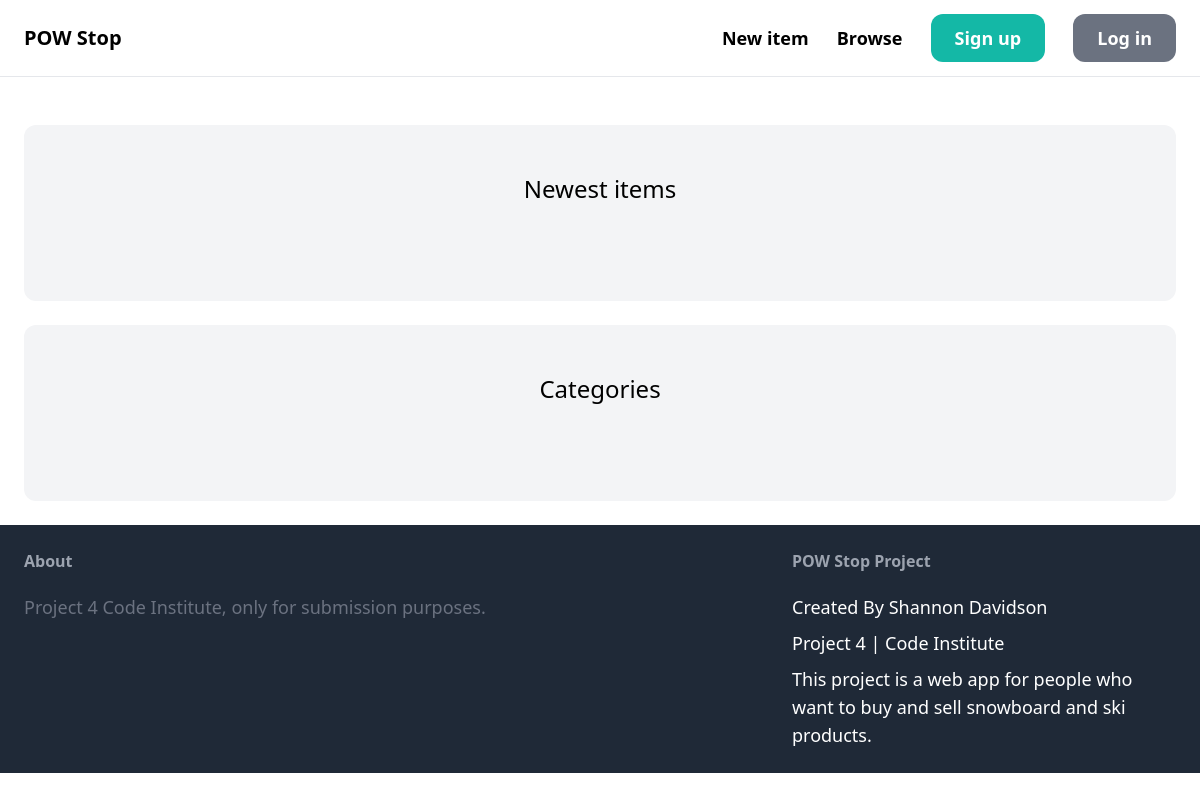
Before: / with the older database file.
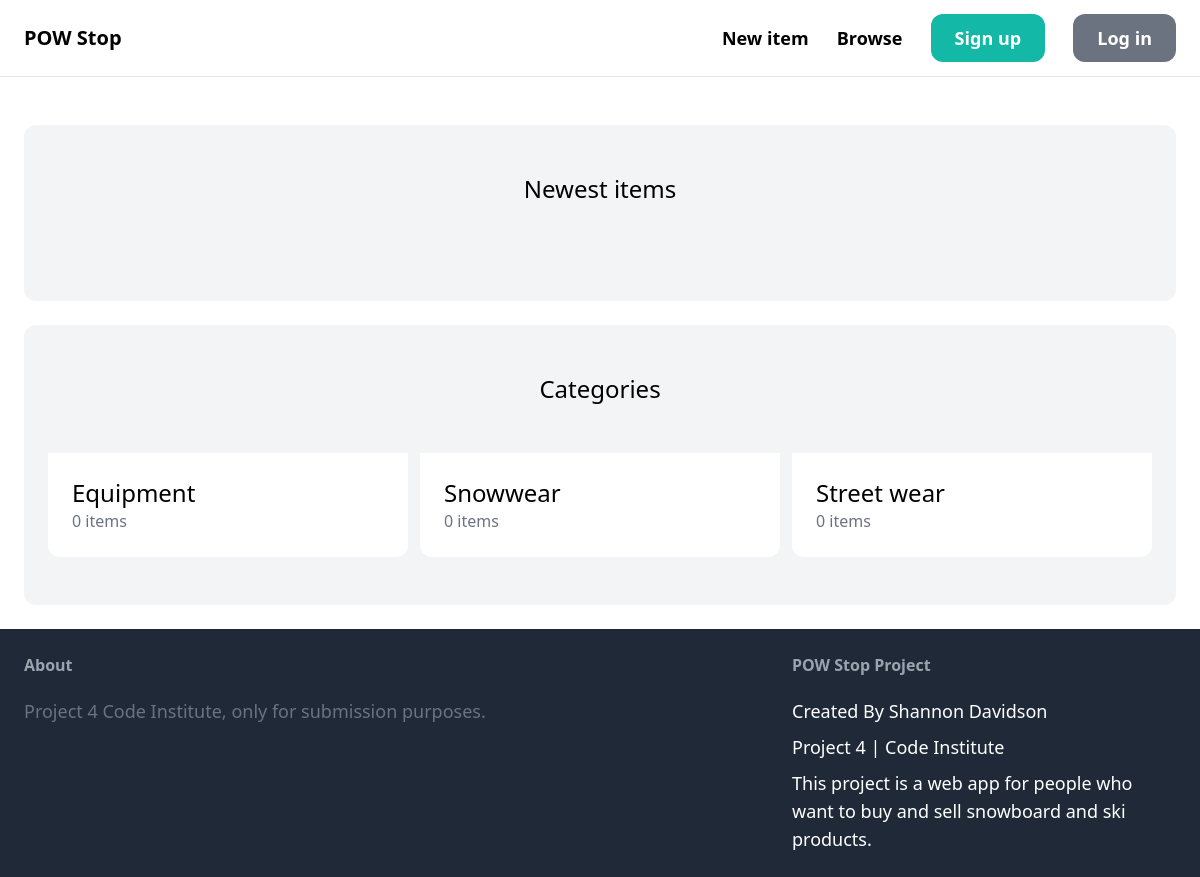
After: the same page with the newer database file.
### item/models.py (models this page shows, shortened)
class Category(models.Model):
    name = models.CharField(max_length=255)
    class Meta:
        ordering = ('name',)
        verbose_name_plural = 'Categories'

### core/views.py (the view)
# urls.py: path('', views.index, name='index'),
def index(request):
    items = Item.objects.filter(is_sold=False)[0:6]
    categories = Category.objects.all()
    return render(request, 'core/index.html', {
        'categories': categories,
        'items': items,
    })

### core/templates/core/index.html (shortened to what this page needs)
{% extends 'core/base.html' %}
{% block content %}
<div class="mt-6 px-6 py-12 bg-gray-100 rounded-xl">
    <h2 class="mb-12 text-2xl text-center">Newest items</h2>
</div>
<div class="mt-6 px-6 py-12 bg-gray-100 rounded-xl">
    <h2 class="mb-12 text-2xl text-center">Categories</h2>
    <div class="grid grid-cols-3 gap-3">
        {% for category in categories %}
            <div>
                <a href="{% url 'item:items' %}">
                    <div class="p-6 bg-white rounded-b-xl">
                        <h2 class="text-2xl">{{ category.name }}</h2>
                        <p class="text-gray-500">{{ category.items.count }} items</p>
                    </div>
                </a>
            </div>
        {% endfor %}
    </div>
</div>
{% endblock %}

### core/templates/core/base.html (shortened to what this page needs)
<!DOCTYPE html>
<html lang="en">
<head>
    <script src="https://cdn.tailwindcss.com"></script>
</head>
<body>
    <nav class="py-6 px-6 flex justify-between items-center border-b border-gray-200">
        <a href="/" class="text-xl font-semibold">POW Stop</a>
        <div class="space-x-6">
            <a href="#" class="text-lg font-semibold hover:text-gray-500">New item</a>
            <a href="#" class="text-lg font-semibold hover:text-gray-500">Browse</a>
            <a href="{% url 'core:signup' %}" class="px-6 py-3 text-lg font-semibold bg-teal-500 text-white rounded-xl hover:bg-teal-700">Sign up</a>
            <a href="#" class="px-6 py-3 text-lg font-semibold bg-gray-500 text-white rounded-xl hover:bg-gray-700">Log in</a>
        </div>
    </nav>
    <div class="px-6 py-6">
        {% block content %}
        {% endblock %}
    </div>
    <footer class="py-6 px-6 flex justify-between bg-gray-800">
        <div class="w-2/3 pr-10">
            <h3 class="mb-5 font-semibold text-gray-400">About</h3>
            <p class="text-lg text-gray-500">Project 4 Code Institute, only for submission purposes.</p>
        </div>
        <div class="w-1/3">
            <h3 class="mb-5 font-semibold text-gray-400">POW Stop Project</h3>
            <ul class="space-y-2">
                <p class="text-lg text-white hover:text-teal-700">Created By Shannon Davidson</p>
                <p class="text-lg text-white hover:text-teal-700">Project 4 | Code Institute</p>
                <p class="text-lg text-white hover:text-teal-700">This project is a web app for people who want to buy and sell snowboard and ski products.</p>
            </ul>
        </div>
    </footer>
</body>
</html>

Changed rows visible on the page:
added Category: name "Equipment", items.count "0"
added Category: name "Snowwear", items.count "0"
added Category: name "Street wear", items.count "0"
